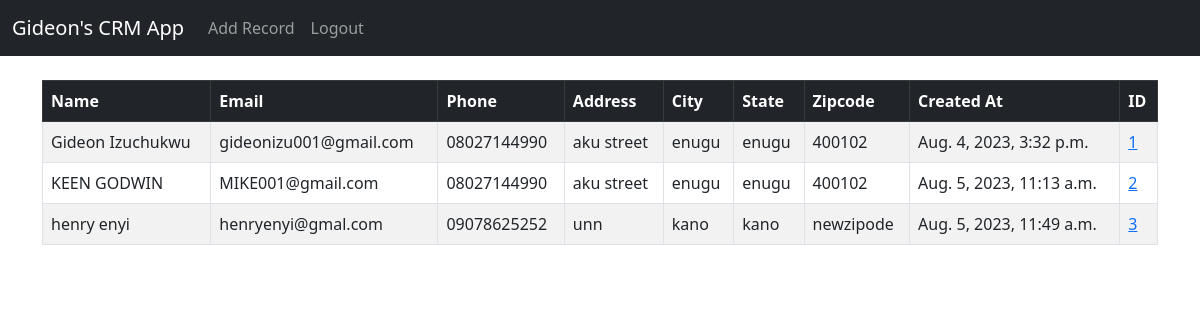
The app's page / (signed in), older data.
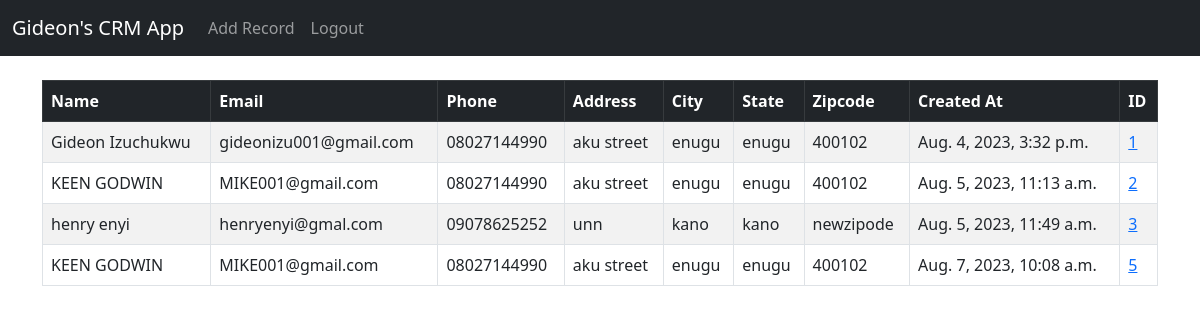
The same page, newer data.
### CRM_APP/models.py (models this page shows, shortened)
class Record(models.Model):
	created_at = models.DateTimeField(auto_now_add=True)
	first_name = models.CharField(max_length=50)
	last_name =  models.CharField(max_length=50)
	email =  models.CharField(max_length=100)
	phone = models.CharField(max_length=15)
	address =  models.CharField(max_length=100)
	city =  models.CharField(max_length=50)
	state =  models.CharField(max_length=50)
	zipcode =  models.CharField(max_length=20)

### CRM_APP/views.py (the view)
# urls.py: path('', views.home, name='home'),
def home(request):
	records = Record.objects.all()
	if request.method == 'POST':
		username = request.POST['username']
		password = request.POST['password']
		user = authenticate(request, username=username, password=password)
		if user is not None:
			login(request, user)
			messages.success(request, "You Have Been Logged In!")
			return redirect('home')
		else:
			messages.success(request, "There Was An Error Logging In, Please Try Again...")
			return redirect('home')
	else:
		return render(request, 'home.html', {'records':records})

### templates/home.html (shortened to what this page needs)
{% extends 'base.html' %}
{% block content %}
{% if user.is_authenticated %}
<table class="table table-striped table-hover table-bordered">
  <thead class="table-dark">
    <tr>
      <th scope="col">Name</th>
      <th scope="col">Email</th>
      <th scope="col">Phone</th>
      <th scope="col">Address</th>
      <th scope="col">City</th>
      <th scope="col">State</th>
      <th scope="col">Zipcode</th>
      <th scope="col">Created At</th>
      <th scope="col">ID</th>
    </tr>
  </thead>
  <tbody>
{% if records %}
	{% for record in records %}
		<tr>
			<td>{{ record.first_name }} {{ record.last_name }}</td>
			<td>{{ record.email }}</td>
			<td>{{ record.phone }}</td>
			<td>{{ record.address }}</td>
			<td>{{ record.city }}</td>
			<td>{{ record.state }}</td>
			<td>{{ record.zipcode }}</td>
			<td>{{ record.created_at }}</td>
			<td><a href="{% url 'record' record.id %}">{{ record.id }}</a></td>
		</tr>
	{% endfor %}
{% endif %}
	  </tbody>
	</table>
{% endif %}
{% endblock %}

Row changes from the older to the newer data that the page shows:
added Record: first_name "KEEN", last_name "GODWIN", email "MIKE001@gmail.com", phone "08027144990", address "aku street", city "enugu", state "enugu", zipcode "400102", created_at "Aug. 7, 2023, 10:08 a.m.", id "5"
